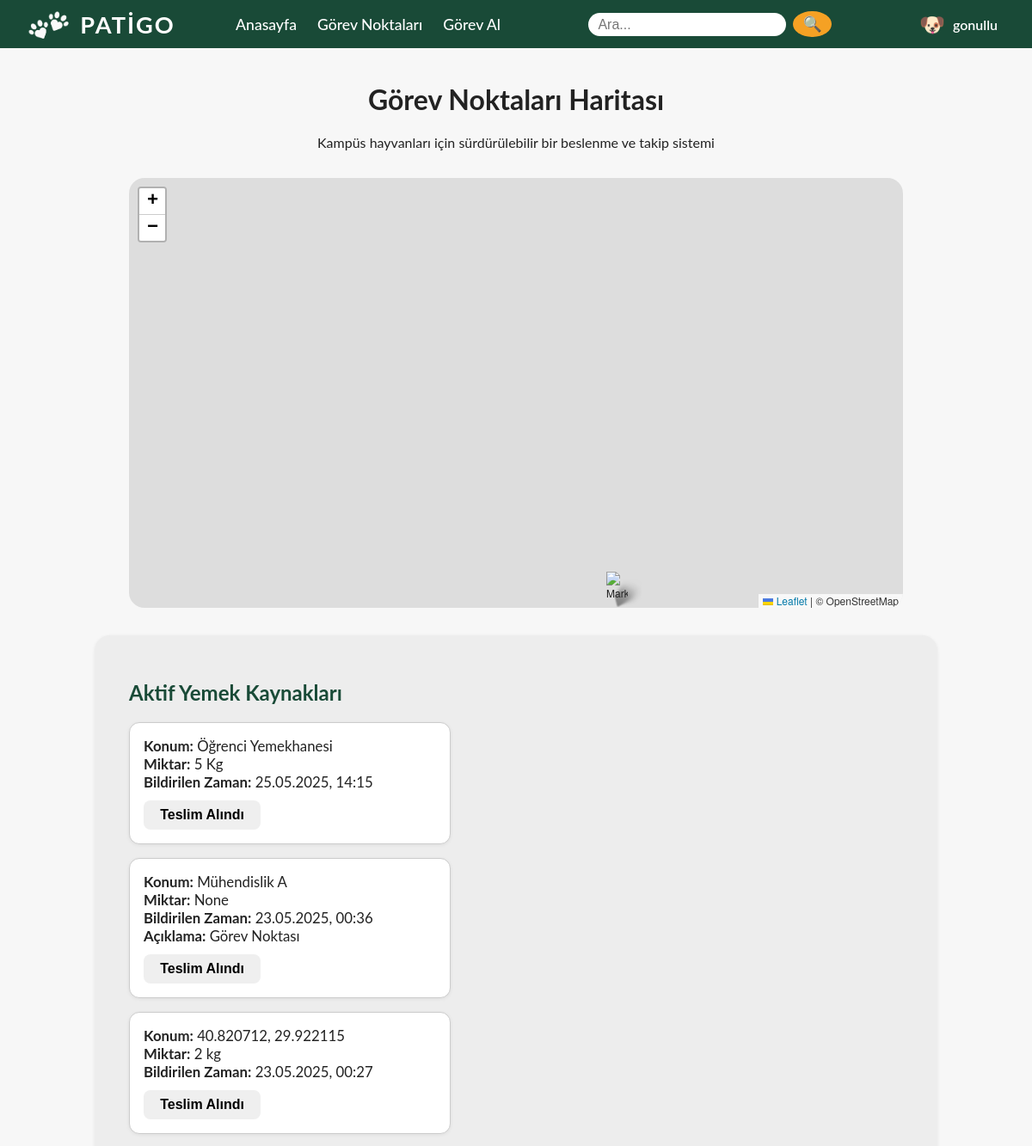
The app's page /gorev-noktalari/ (signed in, upper part), older data.
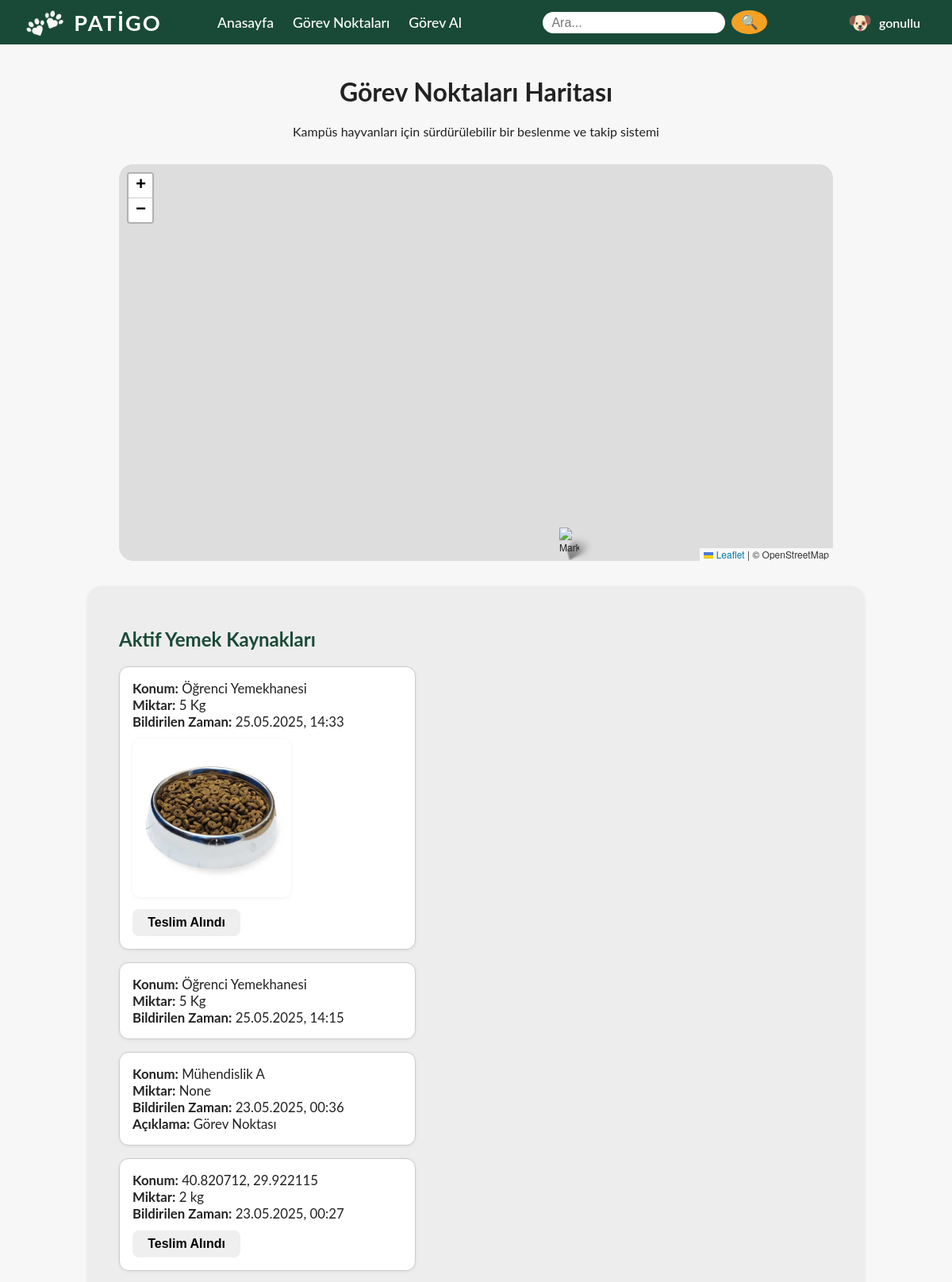
The same page, newer data.
### main/models.py (models this page shows, shortened)
class FoodSource(models.Model):
    STATUS_CHOICES = (
        ('bekliyor', 'Bekliyor'),
        ('teslim', 'Teslim Alındı'),
    )
    location = models.CharField(max_length=200)
    amount = models.CharField(max_length=50, blank=True, null=True)
    description = models.TextField(blank=True)
    photo = models.ImageField(upload_to='food_photos/', blank=True, null=True)
    reported_by = models.ForeignKey(User, on_delete=models.SET_NULL, null=True)
    status = models.CharField(max_length=20, choices=STATUS_CHOICES, default='bekliyor')
    reported_at = models.DateTimeField(auto_now_add=True)
    latitude = models.FloatField(null=True, blank=True)
    longitude = models.FloatField(null=True, blank=True)
    show_on_map = models.BooleanField(default=True)

### main/views.py (the view, shortened to what this page needs)
# urls.py: path('gorev-noktalari/', views.gorev_noktalari, name='gorev_noktalari'),
def gorev_noktalari(request):
    all_foods = FoodSource.objects.filter(show_on_map=True)
    foods_json = json.dumps([
        {
            'id': food.id,
            'lat': food.latitude,
            'lng': food.longitude,
            'location': food.location,
            'amount': food.amount,
            'description': food.description,
            'photo_url': food.photo.url if food.photo else None,
            'reported_at': food.reported_at.strftime('%d.%m.%Y, %H:%M')
        }
        for food in all_foods if food.latitude and food.longitude
    ])
    foods = FoodSource.objects.filter(reported_by__userprofile__user_type='yetkili').order_by('-reported_at')
    return render(request, 'gorev_noktalari.html', {
        'foods': foods,
        'foods_json': foods_json
    })

### main/templates/gorev_noktalari.html (shortened to what this page needs)
{% extends 'base.html' %}
{% load static %}
{% block content %}
<div class="hero-section">
    <h1>Görev Noktaları Haritası</h1>
    <p>Kampüs hayvanları için sürdürülebilir bir beslenme ve takip sistemi</p>
</div>
<div id="map" class="map-container"></div>
<link rel="stylesheet" href="https://unpkg.com/leaflet@1.9.4/dist/leaflet.css" />
{% if user.is_authenticated %}
<div class="tasks-list-section tasks-list-section-wide">
    <h2>Aktif Yemek Kaynakları</h2>
    {% for food in foods %}
    <div class="food-box food-box-bordered">
        <b>Konum:</b> {{ food.location }}<br>
        <b>Miktar:</b> {{ food.amount }}<br>
        <b>Bildirilen Zaman:</b> {{ food.reported_at|date:'d.m.Y, H:i' }}<br>
        {% if food.description %}<b>Açıklama:</b> {{ food.description }}<br>{% endif %}
        {% if food.photo %}<img src="{{ food.photo.url }}" class="food-photo food-photo-small"><br>{% endif %}
        {% if user.userprofile.user_type == 'gonullu' and food.status == 'bekliyor' %}
        <form method="post" action="{% url 'gorev_noktalari' %}" class="food-form-mt">
            <button type="submit" class="btn btn-success">Teslim Alındı</button>
        </form>
        {% endif %}
    </div>
    {% empty %}
    <p>Henüz yemek kaynağı bildirimi yok.</p>
    {% endfor %}
</div>
{% endif %}
{% endblock %}

Row changes from the older to the newer data that the page shows:
added FoodSource: location "Öğrenci Yemekhanesi", amount "5 Kg", reported_at "25.05.2025, 14:33", photo (picture)
changed FoodSource (number 2 of 4 on the later page): no longer shows "Teslim Alındı"
changed FoodSource "Mühendislik A": no longer shows "Teslim Alındı"
